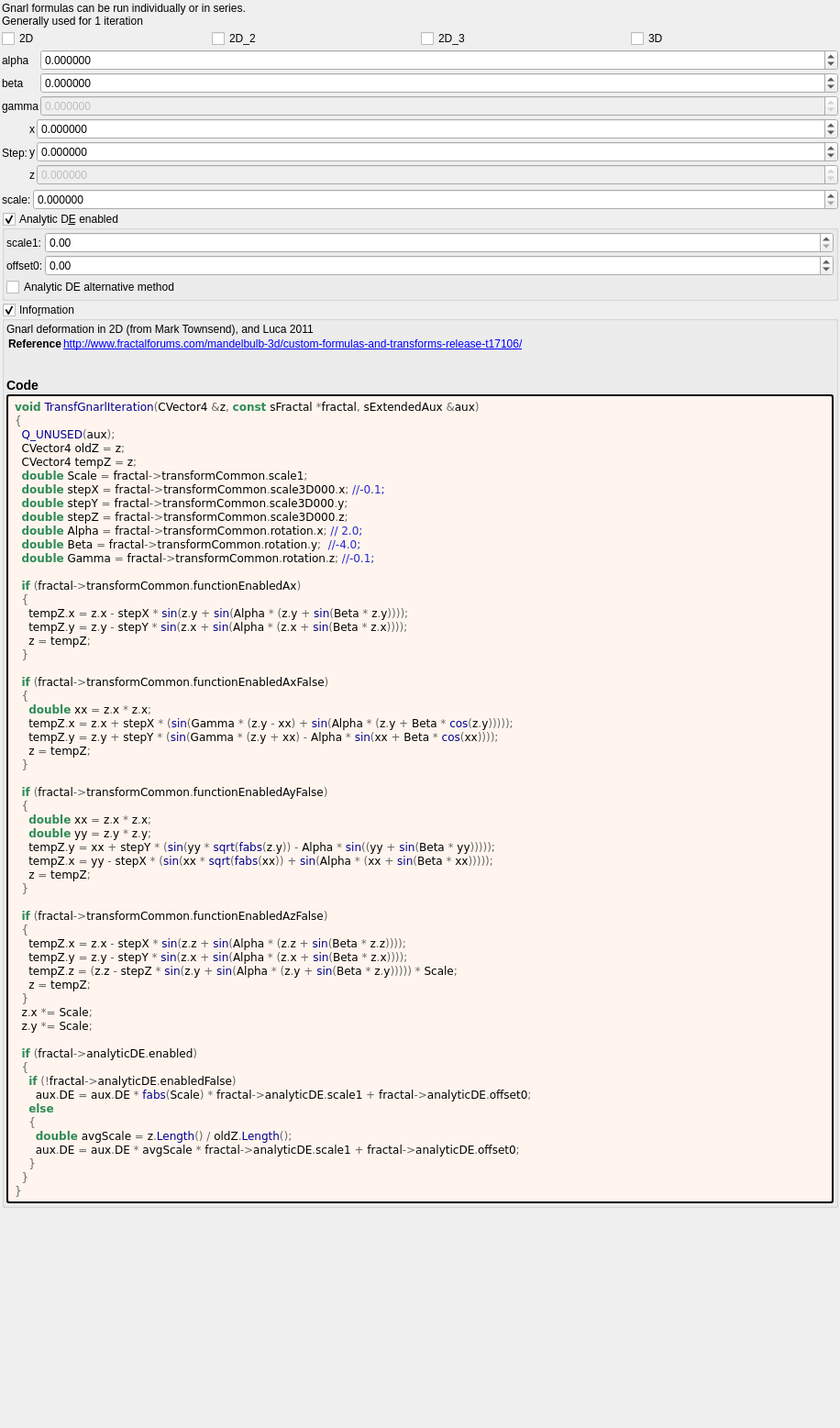
<?xml version="1.0" encoding="UTF-8"?>
<ui version="4.0">
 <class>Form</class>
 <widget class="QWidget" name="Form">
  <property name="geometry">
   <rect>
    <x>0</x>
    <y>0</y>
    <width>916</width>
    <height>1557</height>
   </rect>
  </property>
  <property name="windowTitle">
   <string notr="true">transf_gnarl</string>
  </property>
  <layout class="QVBoxLayout" name="verticalLayout">
   <property name="spacing">
    <number>2</number>
   </property>
   <property name="leftMargin">
    <number>2</number>
   </property>
   <property name="topMargin">
    <number>2</number>
   </property>
   <property name="rightMargin">
    <number>2</number>
   </property>
   <property name="bottomMargin">
    <number>2</number>
   </property>
   <item>
    <widget class="QLabel" name="label_180">
     <property name="text">
      <string>Gnarl formulas can be run individually or in series.
Generally used for 1 iteration</string>
     </property>
    </widget>
   </item>
   <item>
    <layout class="QGridLayout" name="gridLayout_3" columnstretch="0,0,0,0">
     <item row="1" column="2">
      <widget class="MyCheckBox" name="checkBox_transf_function_enabledAy_false">
       <property name="text">
        <string notr="true">2D_3</string>
       </property>
      </widget>
     </item>
     <item row="1" column="1">
      <widget class="MyCheckBox" name="checkBox_transf_function_enabledAx_false">
       <property name="text">
        <string notr="true">2D_2</string>
       </property>
      </widget>
     </item>
     <item row="1" column="0">
      <widget class="MyCheckBox" name="checkBox_transf_function_enabledAx">
       <property name="text">
        <string notr="true">2D</string>
       </property>
      </widget>
     </item>
     <item row="1" column="3">
      <widget class="MyCheckBox" name="checkBox_transf_function_enabledAz_false">
       <property name="text">
        <string notr="true">3D</string>
       </property>
      </widget>
     </item>
    </layout>
   </item>
   <item>
    <layout class="QGridLayout" name="gridLayout_2" columnstretch="0,1">
     <property name="spacing">
      <number>2</number>
     </property>
     <item row="0" column="1">
      <widget class="MyDoubleSpinBox" name="spinboxd3_transf_rotation_x">
       <property name="sizePolicy">
        <sizepolicy hsizetype="Minimum" vsizetype="Maximum">
         <horstretch>0</horstretch>
         <verstretch>0</verstretch>
        </sizepolicy>
       </property>
       <property name="prefix">
        <string/>
       </property>
       <property name="suffix">
        <string/>
       </property>
       <property name="decimals">
        <number>6</number>
       </property>
       <property name="minimum">
        <double>-36000.000000000000000</double>
       </property>
       <property name="maximum">
        <double>36000.000000000000000</double>
       </property>
       <property name="singleStep">
        <double>1.000000000000000</double>
       </property>
      </widget>
     </item>
     <item row="0" column="0">
      <widget class="QLabel" name="label_13">
       <property name="text">
        <string notr="true">alpha</string>
       </property>
      </widget>
     </item>
     <item row="1" column="1">
      <widget class="MyDoubleSpinBox" name="spinboxd3_transf_rotation_y">
       <property name="sizePolicy">
        <sizepolicy hsizetype="Minimum" vsizetype="Maximum">
         <horstretch>0</horstretch>
         <verstretch>0</verstretch>
        </sizepolicy>
       </property>
       <property name="prefix">
        <string/>
       </property>
       <property name="suffix">
        <string/>
       </property>
       <property name="decimals">
        <number>6</number>
       </property>
       <property name="minimum">
        <double>-36000.000000000000000</double>
       </property>
       <property name="maximum">
        <double>36000.000000000000000</double>
       </property>
       <property name="singleStep">
        <double>1.000000000000000</double>
       </property>
      </widget>
     </item>
     <item row="2" column="0">
      <widget class="QLabel" name="label_15">
       <property name="text">
        <string notr="true">gamma</string>
       </property>
      </widget>
     </item>
     <item row="1" column="0">
      <widget class="QLabel" name="label_14">
       <property name="text">
        <string notr="true">beta</string>
       </property>
      </widget>
     </item>
     <item row="2" column="1">
      <widget class="MyDoubleSpinBox" name="spinboxd3_transf_rotation_z">
       <property name="enabled">
        <bool>false</bool>
       </property>
       <property name="sizePolicy">
        <sizepolicy hsizetype="Minimum" vsizetype="Maximum">
         <horstretch>0</horstretch>
         <verstretch>0</verstretch>
        </sizepolicy>
       </property>
       <property name="prefix">
        <string/>
       </property>
       <property name="suffix">
        <string/>
       </property>
       <property name="decimals">
        <number>6</number>
       </property>
       <property name="minimum">
        <double>-36000.000000000000000</double>
       </property>
       <property name="maximum">
        <double>36000.000000000000000</double>
       </property>
       <property name="singleStep">
        <double>1.000000000000000</double>
       </property>
      </widget>
     </item>
    </layout>
   </item>
   <item>
    <layout class="QGridLayout" name="gridLayout_4" columnstretch="0,0,1">
     <property name="spacing">
      <number>2</number>
     </property>
     <item row="0" column="2">
      <widget class="MyDoubleSpinBox" name="spinbox3_transf_scale3D_000_x">
       <property name="enabled">
        <bool>true</bool>
       </property>
       <property name="sizePolicy">
        <sizepolicy hsizetype="Minimum" vsizetype="Maximum">
         <horstretch>0</horstretch>
         <verstretch>0</verstretch>
        </sizepolicy>
       </property>
       <property name="prefix">
        <string/>
       </property>
       <property name="decimals">
        <number>6</number>
       </property>
       <property name="minimum">
        <double>-99.989999999999995</double>
       </property>
       <property name="singleStep">
        <double>0.100000000000000</double>
       </property>
      </widget>
     </item>
     <item row="0" column="0" rowspan="4">
      <widget class="QLabel" name="label_23">
       <property name="text">
        <string>Step:</string>
       </property>
       <property name="wordWrap">
        <bool>true</bool>
       </property>
      </widget>
     </item>
     <item row="0" column="1">
      <widget class="QLabel" name="label_35">
       <property name="text">
        <string notr="true">x</string>
       </property>
      </widget>
     </item>
     <item row="1" column="1">
      <widget class="QLabel" name="label_36">
       <property name="text">
        <string notr="true">y</string>
       </property>
      </widget>
     </item>
     <item row="2" column="1">
      <widget class="QLabel" name="label_37">
       <property name="text">
        <string notr="true">z</string>
       </property>
      </widget>
     </item>
     <item row="1" column="2">
      <widget class="MyDoubleSpinBox" name="spinbox3_transf_scale3D_000_y">
       <property name="enabled">
        <bool>true</bool>
       </property>
       <property name="sizePolicy">
        <sizepolicy hsizetype="Minimum" vsizetype="Maximum">
         <horstretch>0</horstretch>
         <verstretch>0</verstretch>
        </sizepolicy>
       </property>
       <property name="prefix">
        <string/>
       </property>
       <property name="decimals">
        <number>6</number>
       </property>
       <property name="minimum">
        <double>-99.989999999999995</double>
       </property>
       <property name="singleStep">
        <double>0.100000000000000</double>
       </property>
      </widget>
     </item>
     <item row="2" column="2">
      <widget class="MyDoubleSpinBox" name="spinbox3_transf_scale3D_000_z">
       <property name="enabled">
        <bool>false</bool>
       </property>
       <property name="sizePolicy">
        <sizepolicy hsizetype="Minimum" vsizetype="Maximum">
         <horstretch>0</horstretch>
         <verstretch>0</verstretch>
        </sizepolicy>
       </property>
       <property name="prefix">
        <string/>
       </property>
       <property name="decimals">
        <number>6</number>
       </property>
       <property name="minimum">
        <double>-99.989999999999995</double>
       </property>
       <property name="singleStep">
        <double>0.100000000000000</double>
       </property>
      </widget>
     </item>
    </layout>
   </item>
   <item>
    <layout class="QGridLayout" name="gridLayout" columnstretch="0,1">
     <item row="1" column="1">
      <widget class="MyDoubleSpinBox" name="spinbox_transf_scale_1">
       <property name="sizePolicy">
        <sizepolicy hsizetype="Minimum" vsizetype="Maximum">
         <horstretch>0</horstretch>
         <verstretch>0</verstretch>
        </sizepolicy>
       </property>
       <property name="prefix">
        <string/>
       </property>
       <property name="suffix">
        <string/>
       </property>
       <property name="decimals">
        <number>6</number>
       </property>
       <property name="minimum">
        <double>0.000000000000000</double>
       </property>
       <property name="maximum">
        <double>99.998999999999995</double>
       </property>
       <property name="singleStep">
        <double>0.100000000000000</double>
       </property>
      </widget>
     </item>
     <item row="1" column="0">
      <widget class="QLabel" name="label_26">
       <property name="text">
        <string>scale:</string>
       </property>
      </widget>
     </item>
    </layout>
   </item>
   <item>
    <widget class="MyGroupBox" name="groupCheck_analyticDE_enabled">
     <property name="title">
      <string>Analytic D&amp;E enabled</string>
     </property>
     <property name="checkable">
      <bool>true</bool>
     </property>
     <layout class="QVBoxLayout" name="verticalLayout_12" stretch="0,0">
      <property name="spacing">
       <number>2</number>
      </property>
      <property name="leftMargin">
       <number>2</number>
      </property>
      <property name="topMargin">
       <number>2</number>
      </property>
      <property name="rightMargin">
       <number>2</number>
      </property>
      <property name="bottomMargin">
       <number>2</number>
      </property>
      <item>
       <layout class="QGridLayout" name="gridLayout_28" columnstretch="0,0,1">
        <property name="spacing">
         <number>2</number>
        </property>
        <item row="1" column="1">
         <widget class="QLabel" name="label_178">
          <property name="text">
           <string>offset0:</string>
          </property>
         </widget>
        </item>
        <item row="0" column="1">
         <widget class="QLabel" name="label_179">
          <property name="text">
           <string>scale1:</string>
          </property>
         </widget>
        </item>
        <item row="0" column="2">
         <widget class="MyDoubleSpinBox" name="spinbox_analyticDE_scale_1">
          <property name="sizePolicy">
           <sizepolicy hsizetype="Minimum" vsizetype="Maximum">
            <horstretch>0</horstretch>
            <verstretch>0</verstretch>
           </sizepolicy>
          </property>
          <property name="prefix">
           <string/>
          </property>
          <property name="suffix">
           <string/>
          </property>
          <property name="decimals">
           <number>2</number>
          </property>
          <property name="minimum">
           <double>0.000000000000000</double>
          </property>
          <property name="maximum">
           <double>99.989999999999995</double>
          </property>
          <property name="singleStep">
           <double>0.100000000000000</double>
          </property>
         </widget>
        </item>
        <item row="1" column="2">
         <widget class="MyDoubleSpinBox" name="spinbox_analyticDE_offset_0">
          <property name="sizePolicy">
           <sizepolicy hsizetype="Minimum" vsizetype="Maximum">
            <horstretch>0</horstretch>
            <verstretch>0</verstretch>
           </sizepolicy>
          </property>
          <property name="prefix">
           <string/>
          </property>
          <property name="suffix">
           <string/>
          </property>
          <property name="decimals">
           <number>2</number>
          </property>
          <property name="minimum">
           <double>-99.989999999999995</double>
          </property>
          <property name="maximum">
           <double>99.989999999999995</double>
          </property>
          <property name="singleStep">
           <double>0.100000000000000</double>
          </property>
         </widget>
        </item>
       </layout>
      </item>
      <item>
       <widget class="MyCheckBox" name="checkBox_analyticDE_enabled_false">
        <property name="toolTip">
         <string>&lt;html&gt;&lt;head/&gt;&lt;body&gt;&lt;p&gt;Can sometimes improve render quality when using analytic DE&lt;/p&gt;&lt;/body&gt;&lt;/html&gt;</string>
        </property>
        <property name="text">
         <string>Analytic DE alternative method</string>
        </property>
       </widget>
      </item>
     </layout>
    </widget>
   </item>
   <item>
    <widget class="MyGroupBox" name="groupCheck_info">
     <property name="title">
      <string>Info&amp;rmation</string>
     </property>
     <property name="flat">
      <bool>false</bool>
     </property>
     <property name="checkable">
      <bool>true</bool>
     </property>
     <layout class="QVBoxLayout" name="verticalLayout_2">
      <property name="spacing">
       <number>2</number>
      </property>
      <property name="leftMargin">
       <number>2</number>
      </property>
      <property name="topMargin">
       <number>2</number>
      </property>
      <property name="rightMargin">
       <number>2</number>
      </property>
      <property name="bottomMargin">
       <number>2</number>
      </property>
      <item>
       <widget class="QLabel" name="label_information_general">
        <property name="text">
         <string notr="true">&lt;p&gt;Gnarl deformation in 2D (from Mark Townsend), and Luca 2011&lt;/p&gt;&lt;table&gt;
&lt;tr&gt;&lt;th&gt;Reference&lt;/th&gt;&lt;td&gt;&lt;a href=&quot;http://www.fractalforums.com/mandelbulb-3d/custom-formulas-and-transforms-release-t17106/&quot;&gt;http://www.fractalforums.com/mandelbulb-3d/custom-formulas-and-transforms-release-t17106/&lt;br&gt;
&lt;/td&gt;&lt;/tr&gt;
&lt;/table&gt;
&lt;h3&gt;Code&lt;/h3&gt;</string>
        </property>
        <property name="wordWrap">
         <bool>true</bool>
        </property>
        <property name="openExternalLinks">
         <bool>true</bool>
        </property>
        <property name="textInteractionFlags">
         <set>Qt::LinksAccessibleByMouse|Qt::TextSelectableByMouse</set>
        </property>
       </widget>
      </item>
      <item>
       <widget class="QLabel" name="label_code_content">
        <property name="styleSheet">
         <string notr="true">border-style: outset; border-width: 2px; border-radius: 3px; border-color: black; background-color: #fff5ee; padding: 4px;</string>
        </property>
        <property name="text">
         <string notr="true">&lt;body style=&quot;background-color:#fff5ee&quot;&gt;
&lt;pre style=&quot;color:#000000; background-color:#fff5ee;  font-family:'Courier New',monospace;&quot;&gt;&lt;span style=&quot;color:#2e8b57; font-weight:bold&quot;&gt;void&lt;/span&gt; &lt;span style=&quot;color:#00008f&quot;&gt;TransfGnarlIteration&lt;/span&gt;&lt;span style=&quot;color:#676767&quot;&gt;(&lt;/span&gt;CVector4 &lt;span style=&quot;color:#676767&quot;&gt;&amp;amp;&lt;/span&gt;z&lt;span style=&quot;color:#676767&quot;&gt;,&lt;/span&gt; &lt;span style=&quot;color:#2e8b57; font-weight:bold&quot;&gt;const&lt;/span&gt; sFractal &lt;span style=&quot;color:#676767&quot;&gt;*&lt;/span&gt;fractal&lt;span style=&quot;color:#676767&quot;&gt;,&lt;/span&gt; sExtendedAux &lt;span style=&quot;color:#676767&quot;&gt;&amp;amp;&lt;/span&gt;aux&lt;span style=&quot;color:#676767&quot;&gt;)&lt;/span&gt;
&lt;span style=&quot;color:#676767&quot;&gt;{&lt;/span&gt;
  &lt;span style=&quot;color:#00008f&quot;&gt;Q_UNUSED&lt;/span&gt;&lt;span style=&quot;color:#676767&quot;&gt;(&lt;/span&gt;aux&lt;span style=&quot;color:#676767&quot;&gt;);&lt;/span&gt;
  CVector4 oldZ &lt;span style=&quot;color:#676767&quot;&gt;=&lt;/span&gt; z&lt;span style=&quot;color:#676767&quot;&gt;;&lt;/span&gt;
  CVector4 tempZ &lt;span style=&quot;color:#676767&quot;&gt;=&lt;/span&gt; z&lt;span style=&quot;color:#676767&quot;&gt;;&lt;/span&gt;
  &lt;span style=&quot;color:#2e8b57; font-weight:bold&quot;&gt;double&lt;/span&gt; Scale &lt;span style=&quot;color:#676767&quot;&gt;=&lt;/span&gt; fractal&lt;span style=&quot;color:#676767&quot;&gt;-&amp;gt;&lt;/span&gt;transformCommon&lt;span style=&quot;color:#676767&quot;&gt;.&lt;/span&gt;scale1&lt;span style=&quot;color:#676767&quot;&gt;;&lt;/span&gt;
  &lt;span style=&quot;color:#2e8b57; font-weight:bold&quot;&gt;double&lt;/span&gt; stepX &lt;span style=&quot;color:#676767&quot;&gt;=&lt;/span&gt; fractal&lt;span style=&quot;color:#676767&quot;&gt;-&amp;gt;&lt;/span&gt;transformCommon&lt;span style=&quot;color:#676767&quot;&gt;.&lt;/span&gt;scale3D000&lt;span style=&quot;color:#676767&quot;&gt;.&lt;/span&gt;x&lt;span style=&quot;color:#676767&quot;&gt;;&lt;/span&gt; &lt;span style=&quot;color:#2929cc&quot;&gt;//-0.1;&lt;/span&gt;
  &lt;span style=&quot;color:#2e8b57; font-weight:bold&quot;&gt;double&lt;/span&gt; stepY &lt;span style=&quot;color:#676767&quot;&gt;=&lt;/span&gt; fractal&lt;span style=&quot;color:#676767&quot;&gt;-&amp;gt;&lt;/span&gt;transformCommon&lt;span style=&quot;color:#676767&quot;&gt;.&lt;/span&gt;scale3D000&lt;span style=&quot;color:#676767&quot;&gt;.&lt;/span&gt;y&lt;span style=&quot;color:#676767&quot;&gt;;&lt;/span&gt;
  &lt;span style=&quot;color:#2e8b57; font-weight:bold&quot;&gt;double&lt;/span&gt; stepZ &lt;span style=&quot;color:#676767&quot;&gt;=&lt;/span&gt; fractal&lt;span style=&quot;color:#676767&quot;&gt;-&amp;gt;&lt;/span&gt;transformCommon&lt;span style=&quot;color:#676767&quot;&gt;.&lt;/span&gt;scale3D000&lt;span style=&quot;color:#676767&quot;&gt;.&lt;/span&gt;z&lt;span style=&quot;color:#676767&quot;&gt;;&lt;/span&gt;
  &lt;span style=&quot;color:#2e8b57; font-weight:bold&quot;&gt;double&lt;/span&gt; Alpha &lt;span style=&quot;color:#676767&quot;&gt;=&lt;/span&gt; fractal&lt;span style=&quot;color:#676767&quot;&gt;-&amp;gt;&lt;/span&gt;transformCommon&lt;span style=&quot;color:#676767&quot;&gt;.&lt;/span&gt;rotation&lt;span style=&quot;color:#676767&quot;&gt;.&lt;/span&gt;x&lt;span style=&quot;color:#676767&quot;&gt;;&lt;/span&gt; &lt;span style=&quot;color:#2929cc&quot;&gt;// 2.0;&lt;/span&gt;
  &lt;span style=&quot;color:#2e8b57; font-weight:bold&quot;&gt;double&lt;/span&gt; Beta &lt;span style=&quot;color:#676767&quot;&gt;=&lt;/span&gt; fractal&lt;span style=&quot;color:#676767&quot;&gt;-&amp;gt;&lt;/span&gt;transformCommon&lt;span style=&quot;color:#676767&quot;&gt;.&lt;/span&gt;rotation&lt;span style=&quot;color:#676767&quot;&gt;.&lt;/span&gt;y&lt;span style=&quot;color:#676767&quot;&gt;;&lt;/span&gt;  &lt;span style=&quot;color:#2929cc&quot;&gt;//-4.0;&lt;/span&gt;
  &lt;span style=&quot;color:#2e8b57; font-weight:bold&quot;&gt;double&lt;/span&gt; Gamma &lt;span style=&quot;color:#676767&quot;&gt;=&lt;/span&gt; fractal&lt;span style=&quot;color:#676767&quot;&gt;-&amp;gt;&lt;/span&gt;transformCommon&lt;span style=&quot;color:#676767&quot;&gt;.&lt;/span&gt;rotation&lt;span style=&quot;color:#676767&quot;&gt;.&lt;/span&gt;z&lt;span style=&quot;color:#676767&quot;&gt;;&lt;/span&gt; &lt;span style=&quot;color:#2929cc&quot;&gt;//-0.1;&lt;/span&gt;

  &lt;span style=&quot;color:#2e8b57; font-weight:bold&quot;&gt;if&lt;/span&gt; &lt;span style=&quot;color:#676767&quot;&gt;(&lt;/span&gt;fractal&lt;span style=&quot;color:#676767&quot;&gt;-&amp;gt;&lt;/span&gt;transformCommon&lt;span style=&quot;color:#676767&quot;&gt;.&lt;/span&gt;functionEnabledAx&lt;span style=&quot;color:#676767&quot;&gt;)&lt;/span&gt;
  &lt;span style=&quot;color:#676767&quot;&gt;{&lt;/span&gt;
    tempZ&lt;span style=&quot;color:#676767&quot;&gt;.&lt;/span&gt;x &lt;span style=&quot;color:#676767&quot;&gt;=&lt;/span&gt; z&lt;span style=&quot;color:#676767&quot;&gt;.&lt;/span&gt;x &lt;span style=&quot;color:#676767&quot;&gt;-&lt;/span&gt; stepX &lt;span style=&quot;color:#676767&quot;&gt;*&lt;/span&gt; &lt;span style=&quot;color:#00008f&quot;&gt;sin&lt;/span&gt;&lt;span style=&quot;color:#676767&quot;&gt;(&lt;/span&gt;z&lt;span style=&quot;color:#676767&quot;&gt;.&lt;/span&gt;y &lt;span style=&quot;color:#676767&quot;&gt;+&lt;/span&gt; &lt;span style=&quot;color:#00008f&quot;&gt;sin&lt;/span&gt;&lt;span style=&quot;color:#676767&quot;&gt;(&lt;/span&gt;Alpha &lt;span style=&quot;color:#676767&quot;&gt;* (&lt;/span&gt;z&lt;span style=&quot;color:#676767&quot;&gt;.&lt;/span&gt;y &lt;span style=&quot;color:#676767&quot;&gt;+&lt;/span&gt; &lt;span style=&quot;color:#00008f&quot;&gt;sin&lt;/span&gt;&lt;span style=&quot;color:#676767&quot;&gt;(&lt;/span&gt;Beta &lt;span style=&quot;color:#676767&quot;&gt;*&lt;/span&gt; z&lt;span style=&quot;color:#676767&quot;&gt;.&lt;/span&gt;y&lt;span style=&quot;color:#676767&quot;&gt;))));&lt;/span&gt;
    tempZ&lt;span style=&quot;color:#676767&quot;&gt;.&lt;/span&gt;y &lt;span style=&quot;color:#676767&quot;&gt;=&lt;/span&gt; z&lt;span style=&quot;color:#676767&quot;&gt;.&lt;/span&gt;y &lt;span style=&quot;color:#676767&quot;&gt;-&lt;/span&gt; stepY &lt;span style=&quot;color:#676767&quot;&gt;*&lt;/span&gt; &lt;span style=&quot;color:#00008f&quot;&gt;sin&lt;/span&gt;&lt;span style=&quot;color:#676767&quot;&gt;(&lt;/span&gt;z&lt;span style=&quot;color:#676767&quot;&gt;.&lt;/span&gt;x &lt;span style=&quot;color:#676767&quot;&gt;+&lt;/span&gt; &lt;span style=&quot;color:#00008f&quot;&gt;sin&lt;/span&gt;&lt;span style=&quot;color:#676767&quot;&gt;(&lt;/span&gt;Alpha &lt;span style=&quot;color:#676767&quot;&gt;* (&lt;/span&gt;z&lt;span style=&quot;color:#676767&quot;&gt;.&lt;/span&gt;x &lt;span style=&quot;color:#676767&quot;&gt;+&lt;/span&gt; &lt;span style=&quot;color:#00008f&quot;&gt;sin&lt;/span&gt;&lt;span style=&quot;color:#676767&quot;&gt;(&lt;/span&gt;Beta &lt;span style=&quot;color:#676767&quot;&gt;*&lt;/span&gt; z&lt;span style=&quot;color:#676767&quot;&gt;.&lt;/span&gt;x&lt;span style=&quot;color:#676767&quot;&gt;))));&lt;/span&gt;
    z &lt;span style=&quot;color:#676767&quot;&gt;=&lt;/span&gt; tempZ&lt;span style=&quot;color:#676767&quot;&gt;;&lt;/span&gt;
  &lt;span style=&quot;color:#676767&quot;&gt;}&lt;/span&gt;

  &lt;span style=&quot;color:#2e8b57; font-weight:bold&quot;&gt;if&lt;/span&gt; &lt;span style=&quot;color:#676767&quot;&gt;(&lt;/span&gt;fractal&lt;span style=&quot;color:#676767&quot;&gt;-&amp;gt;&lt;/span&gt;transformCommon&lt;span style=&quot;color:#676767&quot;&gt;.&lt;/span&gt;functionEnabledAxFalse&lt;span style=&quot;color:#676767&quot;&gt;)&lt;/span&gt;
  &lt;span style=&quot;color:#676767&quot;&gt;{&lt;/span&gt;
    &lt;span style=&quot;color:#2e8b57; font-weight:bold&quot;&gt;double&lt;/span&gt; xx &lt;span style=&quot;color:#676767&quot;&gt;=&lt;/span&gt; z&lt;span style=&quot;color:#676767&quot;&gt;.&lt;/span&gt;x &lt;span style=&quot;color:#676767&quot;&gt;*&lt;/span&gt; z&lt;span style=&quot;color:#676767&quot;&gt;.&lt;/span&gt;x&lt;span style=&quot;color:#676767&quot;&gt;;&lt;/span&gt;
    tempZ&lt;span style=&quot;color:#676767&quot;&gt;.&lt;/span&gt;x &lt;span style=&quot;color:#676767&quot;&gt;=&lt;/span&gt; z&lt;span style=&quot;color:#676767&quot;&gt;.&lt;/span&gt;x &lt;span style=&quot;color:#676767&quot;&gt;+&lt;/span&gt; stepX &lt;span style=&quot;color:#676767&quot;&gt;* (&lt;/span&gt;&lt;span style=&quot;color:#00008f&quot;&gt;sin&lt;/span&gt;&lt;span style=&quot;color:#676767&quot;&gt;(&lt;/span&gt;Gamma &lt;span style=&quot;color:#676767&quot;&gt;* (&lt;/span&gt;z&lt;span style=&quot;color:#676767&quot;&gt;.&lt;/span&gt;y &lt;span style=&quot;color:#676767&quot;&gt;-&lt;/span&gt; xx&lt;span style=&quot;color:#676767&quot;&gt;) +&lt;/span&gt; &lt;span style=&quot;color:#00008f&quot;&gt;sin&lt;/span&gt;&lt;span style=&quot;color:#676767&quot;&gt;(&lt;/span&gt;Alpha &lt;span style=&quot;color:#676767&quot;&gt;* (&lt;/span&gt;z&lt;span style=&quot;color:#676767&quot;&gt;.&lt;/span&gt;y &lt;span style=&quot;color:#676767&quot;&gt;+&lt;/span&gt; Beta &lt;span style=&quot;color:#676767&quot;&gt;*&lt;/span&gt; &lt;span style=&quot;color:#00008f&quot;&gt;cos&lt;/span&gt;&lt;span style=&quot;color:#676767&quot;&gt;(&lt;/span&gt;z&lt;span style=&quot;color:#676767&quot;&gt;.&lt;/span&gt;y&lt;span style=&quot;color:#676767&quot;&gt;)))));&lt;/span&gt;
    tempZ&lt;span style=&quot;color:#676767&quot;&gt;.&lt;/span&gt;y &lt;span style=&quot;color:#676767&quot;&gt;=&lt;/span&gt; z&lt;span style=&quot;color:#676767&quot;&gt;.&lt;/span&gt;y &lt;span style=&quot;color:#676767&quot;&gt;+&lt;/span&gt; stepY &lt;span style=&quot;color:#676767&quot;&gt;* (&lt;/span&gt;&lt;span style=&quot;color:#00008f&quot;&gt;sin&lt;/span&gt;&lt;span style=&quot;color:#676767&quot;&gt;(&lt;/span&gt;Gamma &lt;span style=&quot;color:#676767&quot;&gt;* (&lt;/span&gt;z&lt;span style=&quot;color:#676767&quot;&gt;.&lt;/span&gt;y &lt;span style=&quot;color:#676767&quot;&gt;+&lt;/span&gt; xx&lt;span style=&quot;color:#676767&quot;&gt;) -&lt;/span&gt; Alpha &lt;span style=&quot;color:#676767&quot;&gt;*&lt;/span&gt; &lt;span style=&quot;color:#00008f&quot;&gt;sin&lt;/span&gt;&lt;span style=&quot;color:#676767&quot;&gt;(&lt;/span&gt;xx &lt;span style=&quot;color:#676767&quot;&gt;+&lt;/span&gt; Beta &lt;span style=&quot;color:#676767&quot;&gt;*&lt;/span&gt; &lt;span style=&quot;color:#00008f&quot;&gt;cos&lt;/span&gt;&lt;span style=&quot;color:#676767&quot;&gt;(&lt;/span&gt;xx&lt;span style=&quot;color:#676767&quot;&gt;))));&lt;/span&gt;
    z &lt;span style=&quot;color:#676767&quot;&gt;=&lt;/span&gt; tempZ&lt;span style=&quot;color:#676767&quot;&gt;;&lt;/span&gt;
  &lt;span style=&quot;color:#676767&quot;&gt;}&lt;/span&gt;

  &lt;span style=&quot;color:#2e8b57; font-weight:bold&quot;&gt;if&lt;/span&gt; &lt;span style=&quot;color:#676767&quot;&gt;(&lt;/span&gt;fractal&lt;span style=&quot;color:#676767&quot;&gt;-&amp;gt;&lt;/span&gt;transformCommon&lt;span style=&quot;color:#676767&quot;&gt;.&lt;/span&gt;functionEnabledAyFalse&lt;span style=&quot;color:#676767&quot;&gt;)&lt;/span&gt;
  &lt;span style=&quot;color:#676767&quot;&gt;{&lt;/span&gt;
    &lt;span style=&quot;color:#2e8b57; font-weight:bold&quot;&gt;double&lt;/span&gt; xx &lt;span style=&quot;color:#676767&quot;&gt;=&lt;/span&gt; z&lt;span style=&quot;color:#676767&quot;&gt;.&lt;/span&gt;x &lt;span style=&quot;color:#676767&quot;&gt;*&lt;/span&gt; z&lt;span style=&quot;color:#676767&quot;&gt;.&lt;/span&gt;x&lt;span style=&quot;color:#676767&quot;&gt;;&lt;/span&gt;
    &lt;span style=&quot;color:#2e8b57; font-weight:bold&quot;&gt;double&lt;/span&gt; yy &lt;span style=&quot;color:#676767&quot;&gt;=&lt;/span&gt; z&lt;span style=&quot;color:#676767&quot;&gt;.&lt;/span&gt;y &lt;span style=&quot;color:#676767&quot;&gt;*&lt;/span&gt; z&lt;span style=&quot;color:#676767&quot;&gt;.&lt;/span&gt;y&lt;span style=&quot;color:#676767&quot;&gt;;&lt;/span&gt;
    tempZ&lt;span style=&quot;color:#676767&quot;&gt;.&lt;/span&gt;y &lt;span style=&quot;color:#676767&quot;&gt;=&lt;/span&gt; xx &lt;span style=&quot;color:#676767&quot;&gt;+&lt;/span&gt; stepY &lt;span style=&quot;color:#676767&quot;&gt;* (&lt;/span&gt;&lt;span style=&quot;color:#00008f&quot;&gt;sin&lt;/span&gt;&lt;span style=&quot;color:#676767&quot;&gt;(&lt;/span&gt;yy &lt;span style=&quot;color:#676767&quot;&gt;*&lt;/span&gt; &lt;span style=&quot;color:#00008f&quot;&gt;sqrt&lt;/span&gt;&lt;span style=&quot;color:#676767&quot;&gt;(&lt;/span&gt;&lt;span style=&quot;color:#00008f&quot;&gt;fabs&lt;/span&gt;&lt;span style=&quot;color:#676767&quot;&gt;(&lt;/span&gt;z&lt;span style=&quot;color:#676767&quot;&gt;.&lt;/span&gt;y&lt;span style=&quot;color:#676767&quot;&gt;)) -&lt;/span&gt; Alpha &lt;span style=&quot;color:#676767&quot;&gt;*&lt;/span&gt; &lt;span style=&quot;color:#00008f&quot;&gt;sin&lt;/span&gt;&lt;span style=&quot;color:#676767&quot;&gt;((&lt;/span&gt;yy &lt;span style=&quot;color:#676767&quot;&gt;+&lt;/span&gt; &lt;span style=&quot;color:#00008f&quot;&gt;sin&lt;/span&gt;&lt;span style=&quot;color:#676767&quot;&gt;(&lt;/span&gt;Beta &lt;span style=&quot;color:#676767&quot;&gt;*&lt;/span&gt; yy&lt;span style=&quot;color:#676767&quot;&gt;)))));&lt;/span&gt;
    tempZ&lt;span style=&quot;color:#676767&quot;&gt;.&lt;/span&gt;x &lt;span style=&quot;color:#676767&quot;&gt;=&lt;/span&gt; yy &lt;span style=&quot;color:#676767&quot;&gt;-&lt;/span&gt; stepX &lt;span style=&quot;color:#676767&quot;&gt;* (&lt;/span&gt;&lt;span style=&quot;color:#00008f&quot;&gt;sin&lt;/span&gt;&lt;span style=&quot;color:#676767&quot;&gt;(&lt;/span&gt;xx &lt;span style=&quot;color:#676767&quot;&gt;*&lt;/span&gt; &lt;span style=&quot;color:#00008f&quot;&gt;sqrt&lt;/span&gt;&lt;span style=&quot;color:#676767&quot;&gt;(&lt;/span&gt;&lt;span style=&quot;color:#00008f&quot;&gt;fabs&lt;/span&gt;&lt;span style=&quot;color:#676767&quot;&gt;(&lt;/span&gt;xx&lt;span style=&quot;color:#676767&quot;&gt;)) +&lt;/span&gt; &lt;span style=&quot;color:#00008f&quot;&gt;sin&lt;/span&gt;&lt;span style=&quot;color:#676767&quot;&gt;(&lt;/span&gt;Alpha &lt;span style=&quot;color:#676767&quot;&gt;* (&lt;/span&gt;xx &lt;span style=&quot;color:#676767&quot;&gt;+&lt;/span&gt; &lt;span style=&quot;color:#00008f&quot;&gt;sin&lt;/span&gt;&lt;span style=&quot;color:#676767&quot;&gt;(&lt;/span&gt;Beta &lt;span style=&quot;color:#676767&quot;&gt;*&lt;/span&gt; xx&lt;span style=&quot;color:#676767&quot;&gt;)))));&lt;/span&gt;
    z &lt;span style=&quot;color:#676767&quot;&gt;=&lt;/span&gt; tempZ&lt;span style=&quot;color:#676767&quot;&gt;;&lt;/span&gt;
  &lt;span style=&quot;color:#676767&quot;&gt;}&lt;/span&gt;

  &lt;span style=&quot;color:#2e8b57; font-weight:bold&quot;&gt;if&lt;/span&gt; &lt;span style=&quot;color:#676767&quot;&gt;(&lt;/span&gt;fractal&lt;span style=&quot;color:#676767&quot;&gt;-&amp;gt;&lt;/span&gt;transformCommon&lt;span style=&quot;color:#676767&quot;&gt;.&lt;/span&gt;functionEnabledAzFalse&lt;span style=&quot;color:#676767&quot;&gt;)&lt;/span&gt;
  &lt;span style=&quot;color:#676767&quot;&gt;{&lt;/span&gt;
    tempZ&lt;span style=&quot;color:#676767&quot;&gt;.&lt;/span&gt;x &lt;span style=&quot;color:#676767&quot;&gt;=&lt;/span&gt; z&lt;span style=&quot;color:#676767&quot;&gt;.&lt;/span&gt;x &lt;span style=&quot;color:#676767&quot;&gt;-&lt;/span&gt; stepX &lt;span style=&quot;color:#676767&quot;&gt;*&lt;/span&gt; &lt;span style=&quot;color:#00008f&quot;&gt;sin&lt;/span&gt;&lt;span style=&quot;color:#676767&quot;&gt;(&lt;/span&gt;z&lt;span style=&quot;color:#676767&quot;&gt;.&lt;/span&gt;z &lt;span style=&quot;color:#676767&quot;&gt;+&lt;/span&gt; &lt;span style=&quot;color:#00008f&quot;&gt;sin&lt;/span&gt;&lt;span style=&quot;color:#676767&quot;&gt;(&lt;/span&gt;Alpha &lt;span style=&quot;color:#676767&quot;&gt;* (&lt;/span&gt;z&lt;span style=&quot;color:#676767&quot;&gt;.&lt;/span&gt;z &lt;span style=&quot;color:#676767&quot;&gt;+&lt;/span&gt; &lt;span style=&quot;color:#00008f&quot;&gt;sin&lt;/span&gt;&lt;span style=&quot;color:#676767&quot;&gt;(&lt;/span&gt;Beta &lt;span style=&quot;color:#676767&quot;&gt;*&lt;/span&gt; z&lt;span style=&quot;color:#676767&quot;&gt;.&lt;/span&gt;z&lt;span style=&quot;color:#676767&quot;&gt;))));&lt;/span&gt;
    tempZ&lt;span style=&quot;color:#676767&quot;&gt;.&lt;/span&gt;y &lt;span style=&quot;color:#676767&quot;&gt;=&lt;/span&gt; z&lt;span style=&quot;color:#676767&quot;&gt;.&lt;/span&gt;y &lt;span style=&quot;color:#676767&quot;&gt;-&lt;/span&gt; stepY &lt;span style=&quot;color:#676767&quot;&gt;*&lt;/span&gt; &lt;span style=&quot;color:#00008f&quot;&gt;sin&lt;/span&gt;&lt;span style=&quot;color:#676767&quot;&gt;(&lt;/span&gt;z&lt;span style=&quot;color:#676767&quot;&gt;.&lt;/span&gt;x &lt;span style=&quot;color:#676767&quot;&gt;+&lt;/span&gt; &lt;span style=&quot;color:#00008f&quot;&gt;sin&lt;/span&gt;&lt;span style=&quot;color:#676767&quot;&gt;(&lt;/span&gt;Alpha &lt;span style=&quot;color:#676767&quot;&gt;* (&lt;/span&gt;z&lt;span style=&quot;color:#676767&quot;&gt;.&lt;/span&gt;x &lt;span style=&quot;color:#676767&quot;&gt;+&lt;/span&gt; &lt;span style=&quot;color:#00008f&quot;&gt;sin&lt;/span&gt;&lt;span style=&quot;color:#676767&quot;&gt;(&lt;/span&gt;Beta &lt;span style=&quot;color:#676767&quot;&gt;*&lt;/span&gt; z&lt;span style=&quot;color:#676767&quot;&gt;.&lt;/span&gt;x&lt;span style=&quot;color:#676767&quot;&gt;))));&lt;/span&gt;
    tempZ&lt;span style=&quot;color:#676767&quot;&gt;.&lt;/span&gt;z &lt;span style=&quot;color:#676767&quot;&gt;= (&lt;/span&gt;z&lt;span style=&quot;color:#676767&quot;&gt;.&lt;/span&gt;z &lt;span style=&quot;color:#676767&quot;&gt;-&lt;/span&gt; stepZ &lt;span style=&quot;color:#676767&quot;&gt;*&lt;/span&gt; &lt;span style=&quot;color:#00008f&quot;&gt;sin&lt;/span&gt;&lt;span style=&quot;color:#676767&quot;&gt;(&lt;/span&gt;z&lt;span style=&quot;color:#676767&quot;&gt;.&lt;/span&gt;y &lt;span style=&quot;color:#676767&quot;&gt;+&lt;/span&gt; &lt;span style=&quot;color:#00008f&quot;&gt;sin&lt;/span&gt;&lt;span style=&quot;color:#676767&quot;&gt;(&lt;/span&gt;Alpha &lt;span style=&quot;color:#676767&quot;&gt;* (&lt;/span&gt;z&lt;span style=&quot;color:#676767&quot;&gt;.&lt;/span&gt;y &lt;span style=&quot;color:#676767&quot;&gt;+&lt;/span&gt; &lt;span style=&quot;color:#00008f&quot;&gt;sin&lt;/span&gt;&lt;span style=&quot;color:#676767&quot;&gt;(&lt;/span&gt;Beta &lt;span style=&quot;color:#676767&quot;&gt;*&lt;/span&gt; z&lt;span style=&quot;color:#676767&quot;&gt;.&lt;/span&gt;y&lt;span style=&quot;color:#676767&quot;&gt;))))) *&lt;/span&gt; Scale&lt;span style=&quot;color:#676767&quot;&gt;;&lt;/span&gt;
    z &lt;span style=&quot;color:#676767&quot;&gt;=&lt;/span&gt; tempZ&lt;span style=&quot;color:#676767&quot;&gt;;&lt;/span&gt;
  &lt;span style=&quot;color:#676767&quot;&gt;}&lt;/span&gt;
  z&lt;span style=&quot;color:#676767&quot;&gt;.&lt;/span&gt;x &lt;span style=&quot;color:#676767&quot;&gt;*=&lt;/span&gt; Scale&lt;span style=&quot;color:#676767&quot;&gt;;&lt;/span&gt;
  z&lt;span style=&quot;color:#676767&quot;&gt;.&lt;/span&gt;y &lt;span style=&quot;color:#676767&quot;&gt;*=&lt;/span&gt; Scale&lt;span style=&quot;color:#676767&quot;&gt;;&lt;/span&gt;

  &lt;span style=&quot;color:#2e8b57; font-weight:bold&quot;&gt;if&lt;/span&gt; &lt;span style=&quot;color:#676767&quot;&gt;(&lt;/span&gt;fractal&lt;span style=&quot;color:#676767&quot;&gt;-&amp;gt;&lt;/span&gt;analyticDE&lt;span style=&quot;color:#676767&quot;&gt;.&lt;/span&gt;enabled&lt;span style=&quot;color:#676767&quot;&gt;)&lt;/span&gt;
  &lt;span style=&quot;color:#676767&quot;&gt;{&lt;/span&gt;
    &lt;span style=&quot;color:#2e8b57; font-weight:bold&quot;&gt;if&lt;/span&gt; &lt;span style=&quot;color:#676767&quot;&gt;(!&lt;/span&gt;fractal&lt;span style=&quot;color:#676767&quot;&gt;-&amp;gt;&lt;/span&gt;analyticDE&lt;span style=&quot;color:#676767&quot;&gt;.&lt;/span&gt;enabledFalse&lt;span style=&quot;color:#676767&quot;&gt;)&lt;/span&gt;
      aux&lt;span style=&quot;color:#676767&quot;&gt;.&lt;/span&gt;DE &lt;span style=&quot;color:#676767&quot;&gt;=&lt;/span&gt; aux&lt;span style=&quot;color:#676767&quot;&gt;.&lt;/span&gt;DE &lt;span style=&quot;color:#676767&quot;&gt;*&lt;/span&gt; &lt;span style=&quot;color:#00008f&quot;&gt;fabs&lt;/span&gt;&lt;span style=&quot;color:#676767&quot;&gt;(&lt;/span&gt;Scale&lt;span style=&quot;color:#676767&quot;&gt;) *&lt;/span&gt; fractal&lt;span style=&quot;color:#676767&quot;&gt;-&amp;gt;&lt;/span&gt;analyticDE&lt;span style=&quot;color:#676767&quot;&gt;.&lt;/span&gt;scale1 &lt;span style=&quot;color:#676767&quot;&gt;+&lt;/span&gt; fractal&lt;span style=&quot;color:#676767&quot;&gt;-&amp;gt;&lt;/span&gt;analyticDE&lt;span style=&quot;color:#676767&quot;&gt;.&lt;/span&gt;offset0&lt;span style=&quot;color:#676767&quot;&gt;;&lt;/span&gt;
    &lt;span style=&quot;color:#2e8b57; font-weight:bold&quot;&gt;else&lt;/span&gt;
    &lt;span style=&quot;color:#676767&quot;&gt;{&lt;/span&gt;
      &lt;span style=&quot;color:#2e8b57; font-weight:bold&quot;&gt;double&lt;/span&gt; avgScale &lt;span style=&quot;color:#676767&quot;&gt;=&lt;/span&gt; z&lt;span style=&quot;color:#676767&quot;&gt;.&lt;/span&gt;&lt;span style=&quot;color:#00008f&quot;&gt;Length&lt;/span&gt;&lt;span style=&quot;color:#676767&quot;&gt;() /&lt;/span&gt; oldZ&lt;span style=&quot;color:#676767&quot;&gt;.&lt;/span&gt;&lt;span style=&quot;color:#00008f&quot;&gt;Length&lt;/span&gt;&lt;span style=&quot;color:#676767&quot;&gt;();&lt;/span&gt;
      aux&lt;span style=&quot;color:#676767&quot;&gt;.&lt;/span&gt;DE &lt;span style=&quot;color:#676767&quot;&gt;=&lt;/span&gt; aux&lt;span style=&quot;color:#676767&quot;&gt;.&lt;/span&gt;DE &lt;span style=&quot;color:#676767&quot;&gt;*&lt;/span&gt; avgScale &lt;span style=&quot;color:#676767&quot;&gt;*&lt;/span&gt; fractal&lt;span style=&quot;color:#676767&quot;&gt;-&amp;gt;&lt;/span&gt;analyticDE&lt;span style=&quot;color:#676767&quot;&gt;.&lt;/span&gt;scale1 &lt;span style=&quot;color:#676767&quot;&gt;+&lt;/span&gt; fractal&lt;span style=&quot;color:#676767&quot;&gt;-&amp;gt;&lt;/span&gt;analyticDE&lt;span style=&quot;color:#676767&quot;&gt;.&lt;/span&gt;offset0&lt;span style=&quot;color:#676767&quot;&gt;;&lt;/span&gt;
    &lt;span style=&quot;color:#676767&quot;&gt;}&lt;/span&gt;
  &lt;span style=&quot;color:#676767&quot;&gt;}&lt;/span&gt;
&lt;span style=&quot;color:#676767&quot;&gt;}&lt;/span&gt;
&lt;/pre&gt;
&lt;/body&gt;</string>
        </property>
        <property name="wordWrap">
         <bool>true</bool>
        </property>
        <property name="openExternalLinks">
         <bool>true</bool>
        </property>
        <property name="textInteractionFlags">
         <set>Qt::LinksAccessibleByMouse|Qt::TextSelectableByMouse</set>
        </property>
       </widget>
      </item>
     </layout>
    </widget>
   </item>
   <item>
    <spacer name="verticalSpacer">
     <property name="orientation">
      <enum>Qt::Vertical</enum>
     </property>
     <property name="sizeHint" stdset="0">
      <size>
       <width>20</width>
       <height>40</height>
      </size>
     </property>
    </spacer>
   </item>
  </layout>
 </widget>
 <customwidgets>
  <customwidget>
   <class>MyGroupBox</class>
   <extends>QGroupBox</extends>
   <header>my_group_box.h</header>
   <container>1</container>
  </customwidget>
  <customwidget>
   <class>MyDoubleSpinBox</class>
   <extends>QDoubleSpinBox</extends>
   <header>my_double_spin_box.h</header>
  </customwidget>
  <customwidget>
   <class>MyCheckBox</class>
   <extends>QCheckBox</extends>
   <header>my_check_box.h</header>
  </customwidget>
 </customwidgets>
 <tabstops>
  <tabstop>spinbox3_transf_scale3D_000_x</tabstop>
  <tabstop>groupCheck_info</tabstop>
 </tabstops>
 <resources/>
 <connections>
  <connection>
   <sender>checkBox_transf_function_enabledAz_false</sender>
   <signal>toggled(bool)</signal>
   <receiver>spinbox3_transf_scale3D_000_z</receiver>
   <slot>setEnabled(bool)</slot>
   <hints>
    <hint type="sourcelabel">
     <x>912</x>
     <y>78</y>
    </hint>
    <hint type="destinationlabel">
     <x>680</x>
     <y>250</y>
    </hint>
   </hints>
  </connection>
  <connection>
   <sender>checkBox_transf_function_enabledAx_false</sender>
   <signal>toggled(bool)</signal>
   <receiver>spinboxd3_transf_rotation_z</receiver>
   <slot>setEnabled(bool)</slot>
   <hints>
    <hint type="sourcelabel">
     <x>259</x>
     <y>67</y>
    </hint>
    <hint type="destinationlabel">
     <x>282</x>
     <y>157</y>
    </hint>
   </hints>
  </connection>
 </connections>
</ui>
